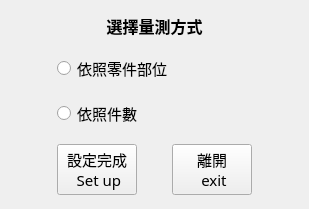
<?xml version="1.0" encoding="UTF-8"?>
<ui version="4.0">
 <class>Form</class>
 <widget class="QWidget" name="Form">
  <property name="geometry">
   <rect>
    <x>0</x>
    <y>0</y>
    <width>309</width>
    <height>209</height>
   </rect>
  </property>
  <property name="windowTitle">
   <string>Form</string>
  </property>
  <layout class="QGridLayout" name="gridLayout_2">
   <item row="0" column="0">
    <layout class="QGridLayout" name="gridLayout">
     <item row="2" column="1" colspan="3">
      <widget class="QRadioButton" name="radioButton">
       <property name="font">
        <font>
         <family>微軟正黑體</family>
         <pointsize>11</pointsize>
        </font>
       </property>
       <property name="text">
        <string>依照零件部位</string>
       </property>
      </widget>
     </item>
     <item row="4" column="1" colspan="3">
      <widget class="QRadioButton" name="radioButton_2">
       <property name="font">
        <font>
         <family>微軟正黑體</family>
         <pointsize>11</pointsize>
        </font>
       </property>
       <property name="text">
        <string>依照件數</string>
       </property>
      </widget>
     </item>
     <item row="6" column="0">
      <spacer name="horizontalSpacer_2">
       <property name="orientation">
        <enum>Qt::Horizontal</enum>
       </property>
       <property name="sizeType">
        <enum>QSizePolicy::Fixed</enum>
       </property>
       <property name="sizeHint" stdset="0">
        <size>
         <width>40</width>
         <height>20</height>
        </size>
       </property>
      </spacer>
     </item>
     <item row="6" column="1">
      <widget class="QPushButton" name="pushButton_setup">
       <property name="sizePolicy">
        <sizepolicy hsizetype="Fixed" vsizetype="Fixed">
         <horstretch>0</horstretch>
         <verstretch>0</verstretch>
        </sizepolicy>
       </property>
       <property name="font">
        <font>
         <family>微軟正黑體</family>
         <pointsize>11</pointsize>
        </font>
       </property>
       <property name="layoutDirection">
        <enum>Qt::RightToLeft</enum>
       </property>
       <property name="text">
        <string>設定完成 
 Set up</string>
       </property>
      </widget>
     </item>
     <item row="6" column="2">
      <spacer name="horizontalSpacer">
       <property name="orientation">
        <enum>Qt::Horizontal</enum>
       </property>
       <property name="sizeHint" stdset="0">
        <size>
         <width>15</width>
         <height>20</height>
        </size>
       </property>
      </spacer>
     </item>
     <item row="6" column="3">
      <widget class="QPushButton" name="pushButton_exit">
       <property name="sizePolicy">
        <sizepolicy hsizetype="Fixed" vsizetype="Fixed">
         <horstretch>0</horstretch>
         <verstretch>0</verstretch>
        </sizepolicy>
       </property>
       <property name="font">
        <font>
         <family>微軟正黑體</family>
         <pointsize>11</pointsize>
        </font>
       </property>
       <property name="layoutDirection">
        <enum>Qt::RightToLeft</enum>
       </property>
       <property name="text">
        <string>離開 
 exit</string>
       </property>
      </widget>
     </item>
     <item row="6" column="4">
      <spacer name="horizontalSpacer_3">
       <property name="orientation">
        <enum>Qt::Horizontal</enum>
       </property>
       <property name="sizeType">
        <enum>QSizePolicy::Fixed</enum>
       </property>
       <property name="sizeHint" stdset="0">
        <size>
         <width>40</width>
         <height>20</height>
        </size>
       </property>
      </spacer>
     </item>
     <item row="1" column="1" colspan="3">
      <spacer name="verticalSpacer_3">
       <property name="orientation">
        <enum>Qt::Vertical</enum>
       </property>
       <property name="sizeType">
        <enum>QSizePolicy::Fixed</enum>
       </property>
       <property name="sizeHint" stdset="0">
        <size>
         <width>8</width>
         <height>10</height>
        </size>
       </property>
      </spacer>
     </item>
     <item row="3" column="1" colspan="3">
      <spacer name="verticalSpacer_2">
       <property name="orientation">
        <enum>Qt::Vertical</enum>
       </property>
       <property name="sizeType">
        <enum>QSizePolicy::Fixed</enum>
       </property>
       <property name="sizeHint" stdset="0">
        <size>
         <width>8</width>
         <height>10</height>
        </size>
       </property>
      </spacer>
     </item>
     <item row="5" column="1" colspan="3">
      <spacer name="verticalSpacer">
       <property name="orientation">
        <enum>Qt::Vertical</enum>
       </property>
       <property name="sizeType">
        <enum>QSizePolicy::Fixed</enum>
       </property>
       <property name="sizeHint" stdset="0">
        <size>
         <width>8</width>
         <height>10</height>
        </size>
       </property>
      </spacer>
     </item>
     <item row="0" column="0" colspan="5">
      <widget class="QLabel" name="label">
       <property name="sizePolicy">
        <sizepolicy hsizetype="Preferred" vsizetype="Fixed">
         <horstretch>0</horstretch>
         <verstretch>0</verstretch>
        </sizepolicy>
       </property>
       <property name="font">
        <font>
         <family>微軟正黑體</family>
         <pointsize>12</pointsize>
         <weight>75</weight>
         <bold>true</bold>
        </font>
       </property>
       <property name="layoutDirection">
        <enum>Qt::LeftToRight</enum>
       </property>
       <property name="text">
        <string>選擇量測方式</string>
       </property>
       <property name="alignment">
        <set>Qt::AlignCenter</set>
       </property>
      </widget>
     </item>
    </layout>
   </item>
  </layout>
 </widget>
 <resources/>
 <connections/>
</ui>
